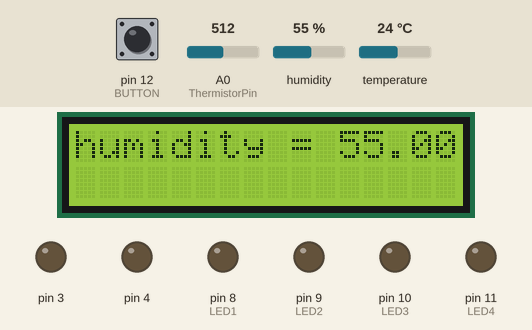
This sketch was run on a simulated Arduino Uno, built with avr-gcc and run on an emulated ATmega328P. Parts: 16×2 character LCD, output pins drawn as LEDs (lit = HIGH). Inputs (shaded band) come from the test bench; at power-on: humidity 55 %, pin 12 (BUTTON) LOW, A0 (ThermistorPin) = 512, temperature 24 °C. What the sketch prints to the serial monitor is not drawn.

Above: at 1.2 s.
1.3 s: humidity set to 22 %
At 7.0 s:
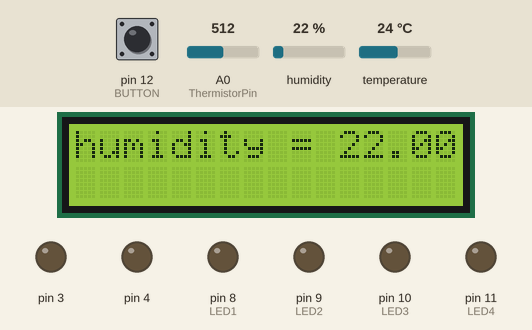
14.5 s: pin 12 (BUTTON) pulled HIGH for 3 s
At 18.5 s:
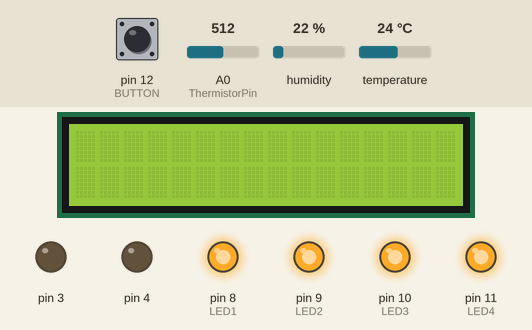
20.6 s: A0 (ThermistorPin) set to 716
At 26.5 s:
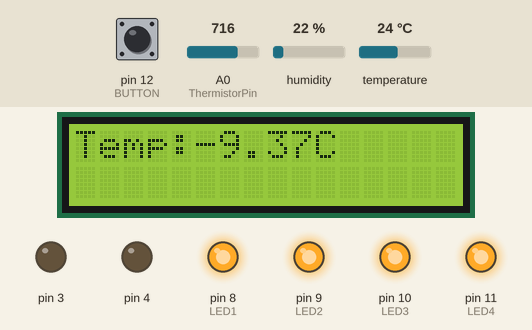
27.1 s: humidity set to 40 %
At 32.6 s:
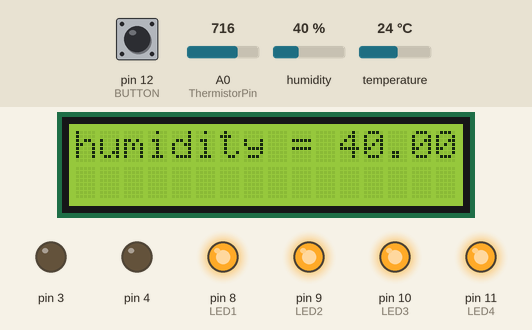
33.3 s: A0 (ThermistorPin) set to 900
At 36.3 s:
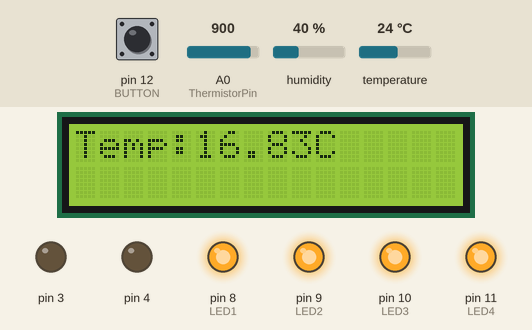
39.4 s: humidity set to 68 %
At 42.8 s:
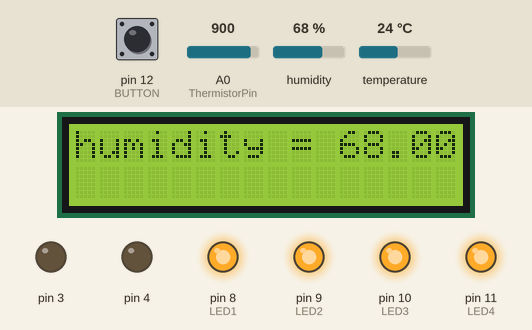
Timing chart, 0 to 44.3 s (numbered marks = the images above; inputs shaded):
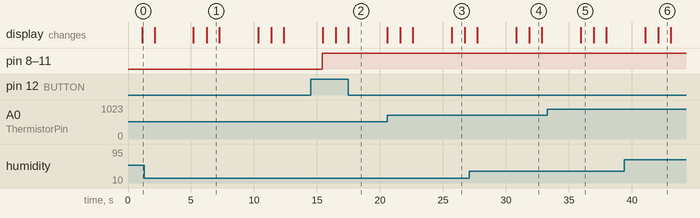

Measured:
- after the input at 14.5 s, pin 8 (LED1), pin 9 (LED2), pin 10 (LED3), pin 11 (LED4): LOW → HIGH after 0.93 s
- what the display in image 1 shows lasts 1.0 s, from 6.2 s to 7.2 s

The sketch:

Thermistor__Led__lcd.ino
```cpp
#include <Wire.h>
#include <LiquidCrystal_I2C.h>
#include <SoftwareSerial.h>
#include <dht.h>
dht DHT;
#define dht_apin A1
LiquidCrystal_I2C lcd (0x27, 16,2);
const int BUTTON = 12;
const int LED1 = 8;
const int LED2 = 9;
const int LED3 = 10;
const int LED4 = 11;
int BUTTONstate = 0;
bool buttonState = false;
//Relay

//THERMISTOR
int ThermistorPin = 0;
int Vo;
float R1 = 100000;
float logR2, R2, T, Tc;
float c1 = 1.009249522e-03, c2 = 2.378405444e-04, c3 = 2.019202697e-07;

void closeLeds(){
      digitalWrite(LED1, LOW);
    digitalWrite(LED2, LOW);
    digitalWrite(LED3, LOW);
    digitalWrite(LED4, LOW);
}

void openLeds(){
      digitalWrite(LED1, HIGH);
    digitalWrite(LED2, HIGH);
    digitalWrite(LED3, HIGH);
    digitalWrite(LED4, HIGH);
  }

void setup()
{
 Serial.begin(9600);
 pinMode(3,OUTPUT);
 pinMode(4,OUTPUT);
 lcd.init();
 lcd.backlight();
 pinMode(BUTTON, INPUT);
  pinMode(LED1, OUTPUT);
  pinMode(LED2, OUTPUT);
  pinMode(LED3, OUTPUT);
  pinMode(LED4, OUTPUT);
}

void loop() {
  Vo = analogRead(ThermistorPin);
  R2 = R1 * (1023.0 / (float)Vo - 1.0);
  logR2 = log(R2);
  T = (1.0 / (c1 + c2*logR2 + c3*logR2*logR2*logR2));
  Tc = T - 273.15;

  lcd.print("Temp:");
  lcd.print(Tc);
  lcd.println("C");

  delay(1000);
  lcd.clear();

//HUMIDITY SENSOR
 DHT.read11(dht_apin);
    Serial.print(DHT.temperature);
    lcd.print("humidity = ");
    lcd.print(DHT.humidity);
    lcd.print("%");
    delay(1000);
      lcd.clear();
//    lcd.print("dht_temp=");
//    lcd.print(DHT.temperature);
//
  delay(3000);//Wait 5 seconds before accessing sensor again.
  lcd.clear();
if(Tc > 30){
digitalWrite(3,HIGH);
digitalWrite(4,HIGH);
}
else{
digitalWrite(3,LOW);
digitalWrite(4,LOW);
}

  //Fastest should be once every two seconds.
  delay(60);
  BUTTONstate = digitalRead(BUTTON);
  if (BUTTONstate == HIGH)
  {
    buttonState = !buttonState;
    if(buttonState){
      openLeds();
      }else{
        closeLeds();
      }
  }
}
```
